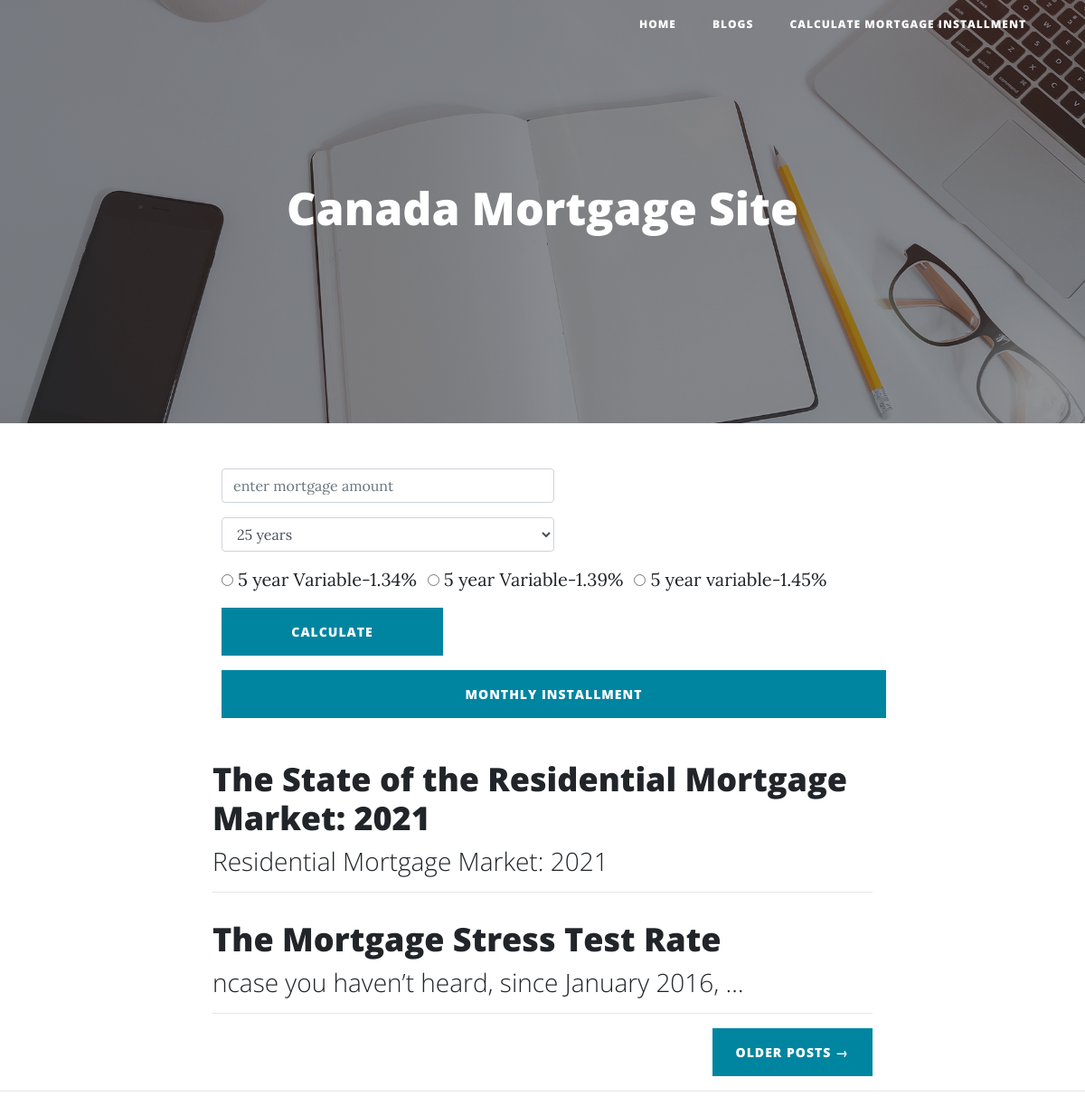
The page / on the database its author committed.
### calc_app/models.py (models this page shows, shortened)
class Rate(models.Model):
    term = models.CharField(max_length=200)
    rate = models.DecimalField(max_digits=5, decimal_places=4)
    apr = models.DecimalField(max_digits=5, decimal_places=4, null=True)

### blog_app/models.py (models this page shows, shortened)
class Blog(models.Model):
    blog_title = models.CharField(max_length=250)
    slug = models.SlugField(null=False, unique=True)
    sub_title = models.CharField(max_length=500)
    body = models.CharField(max_length=3000)
    blog_image = models.FileField(upload_to='blog_image', blank=True)
    created_date_time = models.DateTimeField(default=now)

### calc_app/views.py (the view)
# urls.py: url(r'^$', views.index, name="index"),
def index(request):
    rates = Rate.objects.order_by('rate')[:3]
    blogs = Blog.objects.order_by('created_date_time')[:2]
    return render(request, "index.html", context={"rates": rates, "blogs": blogs})

### templates/index.html (shortened to what this page needs)
<!DOCTYPE html>
{% load static %}
<html lang="en">
  <head>
    <link
      href="{% static 'vendor/bootstrap/css/bootstrap.min.css' %}"
      rel="stylesheet"
    />
    <link
      href="{% static 'vendor/fontawesome-free/css/all.min.css' %}"
      rel="stylesheet"
      type="text/css"
    />
    <link href="{% static 'css/clean-blog.min.css' %}" rel="stylesheet" />
  </head>
  <body>
    <nav class="navbar navbar-expand-lg navbar-light fixed-top" id="mainNav">
      <div class="container">
        <div class="collapse navbar-collapse" id="navbarResponsive">
          <ul class="navbar-nav ml-auto">
            <li class="nav-item">
              <a class="nav-link" href="/">Home</a>
            </li>
            <li class="nav-item">
              <a class="nav-link" href="/blogs">Blogs</a>
            </li>
            <li class="nav-item">
              <a class="nav-link" href="#calc-form"
                >Calculate Mortgage Installment</a
              >
            </li>
          </ul>
        </div>
      </div>
    </nav>
    <header
      class="masthead"
      style="background-image: url('../static/img/home-bg.jpg')"
    >
      <div class="overlay"></div>
      <div class="container">
        <div class="row">
          <div class="col-lg-8 col-md-10 mx-auto">
            <div class="site-heading">
              <h2 class="site-heading-tag">Canada Mortgage Site</h2>
            </div>
          </div>
        </div>
      </div>
    </header>
    <div class="container">
      <div class="row">
        <div class="col-md-2"></div>
        <div class="col-md-8">
          <form class="calc-form" id="calc-form">
            <div class="form-group row" align="center">
              <input
                type="text"
                name="mAmount"
                id="mAmount"
                class="form-control col-6"
                placeholder="enter mortgage amount"
              />
            </div>
            <div class="form-group row">
              <select
                class="form-control calc-control col-6"
                name="termYear"
                id="termYear"
              >
                <option value="25" selected>25 years</option>
              </select>
            </div>
            <div class="form-group row">
              {% for r in rates %}
              <div class="form-check form-check-inline">
                <input
                  class="form-check-input"
                  type="radio"
                  name="rateRadio"
                  value="{{r.rate}}"
                />
                <label class="form-check-label" for="radio{{r.rate}}"
                  >{{r.term}}-{{r.rate|floatformat:2}}%</label
                >
              </div>
              {% endfor %}
            </div>
            <div class="form-group row">
              <button type="submit" class="btn btn-primary col-4">
                Calculate
              </button>
            </div>
            <div class="form-group row">
              <a
                href="javascript:void(0)"
                class="btn btn-primary col-12 calc-result"
                >Monthly Installment</a
              >
            </div>
          </form>
        </div>
        <div class="col-md-2"></div>
      </div>
    </div>
    <div class="container">
      <div class="row">
        <div class="col-lg-8 col-md-10 mx-auto">
          {% for b in blogs %}
          <div class="post-preview">
            <a href="post.html">
              <h2 class="post-title">{{ b.blog_title }}</h2>
              <h3 class="post-subtitle">{{ b.sub_title | truncatewords:7 }}</h3>
            </a>
          </div>
          <hr />
          {% endfor %}
          <div class="clearfix">
            <a class="btn btn-primary float-right" href="blog/"
              >Older Posts &rarr;</a
            >
          </div>
        </div>
      </div>
    </div>
    <hr />
  </body>
</html>

### rows shown on the page
Rate: term "5 year Variable", rate "1.34"
Rate: term "5 year Variable", rate "1.39"
Rate: term "5 year variable", rate "1.45"
Blog: blog_title "The State of the Residential Mortgage Market: 2021", sub_title "Residential Mortgage Market: 2021"
Blog: blog_title "The Mortgage Stress Test Rate", sub_title "ncase you haven’t heard, since January 2016, …"
